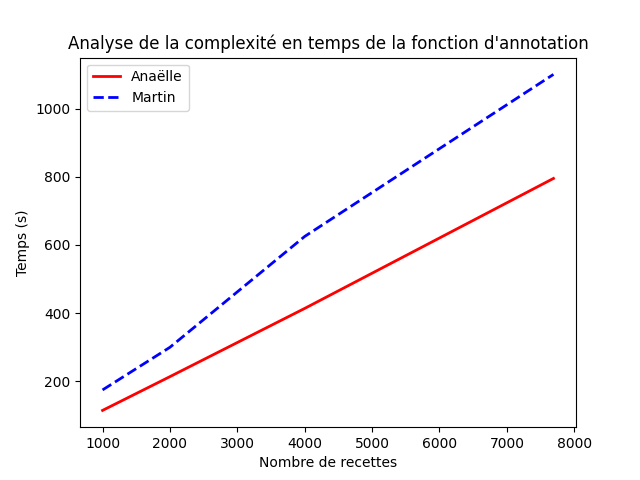

Source code (Python):
# -*- coding: utf-8 -*-
# Anaëlle Pierredon, Martin Digard

"""
Analyse de la complexité en temps de la fonction d'annotation
"""

import matplotlib.pyplot as plt

# Création du graphique
fig, axes = plt.subplots()
axes.plot([1000, 2000, 4000, 7691], [115, 214, 414, 795], 'r-', lw=2,
          label="Anaëlle")  # Red Anaëlle Line
axes.plot([1000, 2000, 4000, 7691], [175, 300, 625, 1100], 'b--',
          lw=2, label="Martin")  # Blue Martin line
axes.set_title("Analyse de la complexité en temps de la fonction d'annotation")
axes.set_ylabel("Temps (s)")
axes.set_xlabel("Nombre de recettes")
axes.legend()
plt.savefig('analyse_complexite.png')
